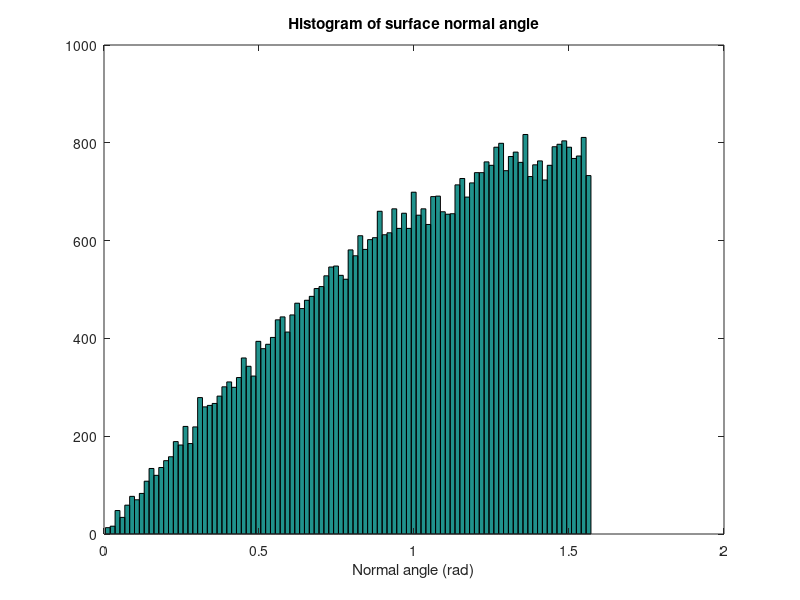
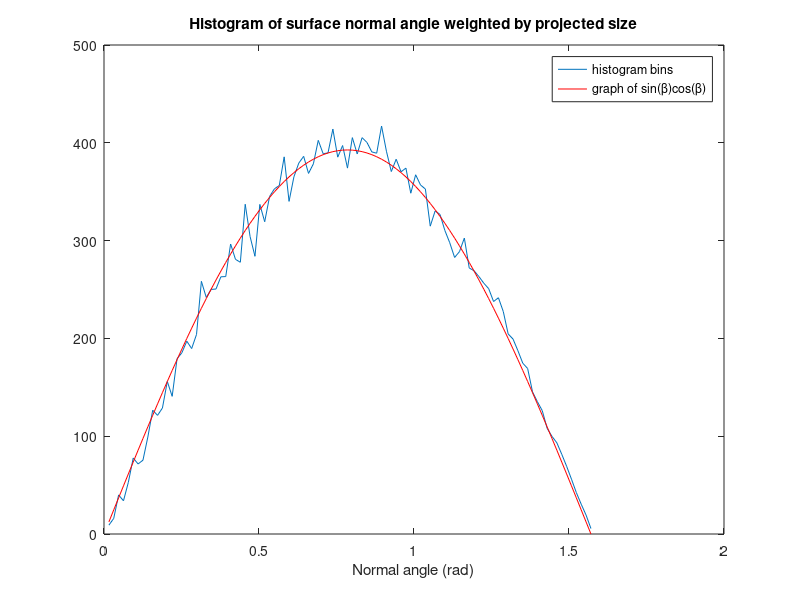
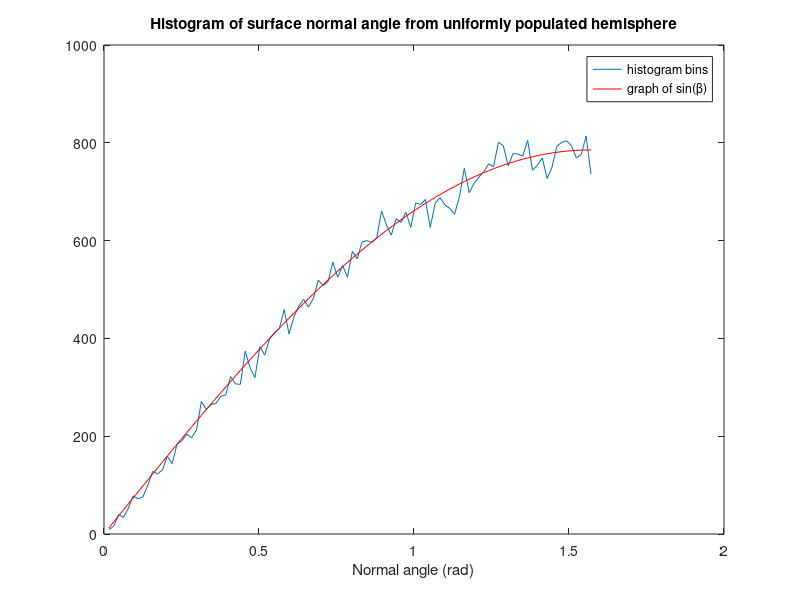
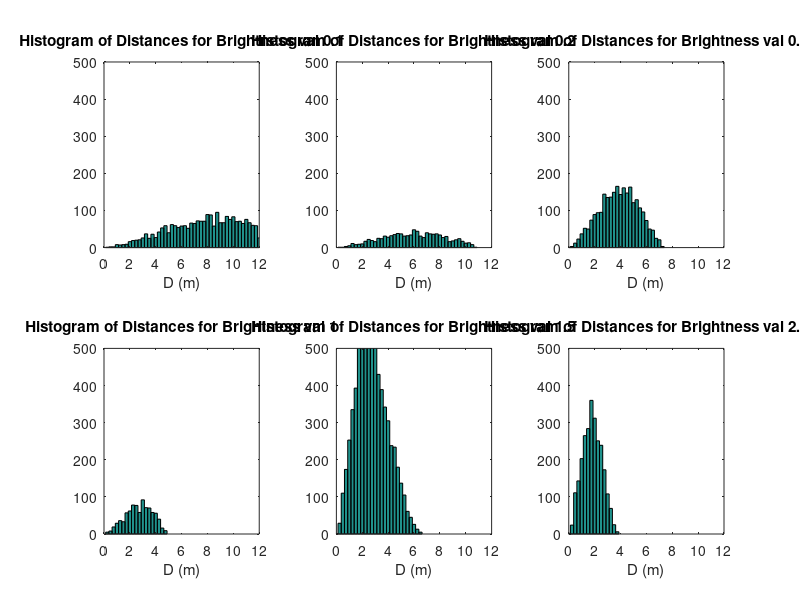

Reproduce these figures in MATLAB, in order.
% Monte Carlo simulation for surface normals
%% Generate points uniformly randomly on a hemisphere
ntrials = 50000;
normals = randn(ntrials,3);
normals(:,3) = abs(normals(:,3));
normals = normals./repmat((sum(normals.^2,2).^.5),[1 3]);
pov = [0;0;1];

% TH = pi*(rand(1,ntrials)-.5);
% PHI = asin(2*rand(1,ntrials)-1);
% [normals(:,1),normals(:,2),normals(:,3)] = sph2cart(TH,PHI,1);
% pov = [1;0;0];
% 
% % are these points evenly distributed on the hemisphere?
% figure;plot3(normals(:,1),normals(:,2),normals(:,3),'.');
% axis equal; title('Uniformly distributed points on a hemisphere')

% find the angle between surface normals and illumination source
costheta = normals*pov;
theta = acos(costheta);

% take a look at the distribution of angles
figure;hist(theta,100); 
title('Histogram of surface normal angle');
xlabel('Normal angle (rad)');

% place into bins with weights proportional to projected size
nbins = 100;
bins = zeros(nbins,1);
binsnoweight = bins;
% populate bins
for t = 1:ntrials
    binnum = ceil(theta(t)/(.5*pi) * nbins);
    bins(binnum) = bins(binnum) + costheta(t);    
    binsnoweight(binnum) = binsnoweight(binnum) + 1;
end

% take a look at the histogram
binsize = pi/(2*nbins);
angles = binsize:binsize:pi/2;
figure;plot(angles,bins);
% compare it with cosine(theta) * sine(theta)
hold;
plot(angles,.5*pi*sin(angles).*cos(angles)*ntrials/nbins,'r');
title('Histogram of surface normal angle weighted by projected size');
xlabel('Normal angle (rad)');
legend('histogram bins','graph of sin(\beta)cos(\beta)');
%clear ntrials TH PHI pov costheta theta nbins bins binsize binnum normals


figure;plot(angles,binsnoweight);
hold;
plot(angles,.5*pi*sin(angles)*ntrials/nbins,'r');
title('Histogram of surface normal angle from uniformly populated hemisphere');
xlabel('Normal angle (rad)');
legend('histogram bins','graph of sin(\beta)');

% Monte Carlo simulation for surface normals
%% Generate points uniformly randomly in angle, normal, distance
ntrials = 50000;
maxDistance = 12;
maxBeta = pi/2;
maxAlbedo = 1;
minhistsize = 500;
histstep = .25;
histbins = 0:histstep:maxDistance;

sample = rand(ntrials,3).*repmat([maxDistance maxBeta maxAlbedo], [ntrials 1]);
I = 14.7;

% compute brightness
sample(:,4) = I*sample(:,2).*sample(:,3)./(sample(:,1).^2);

% [s i] = sort(sample(:,4));
% sample = sample(i,:);

% Range of values for B is [0 2.5]
Bs = [ .1 .2 .5 1 1.5 2.5 ];
figure('Color',[1.0 1.0 1.0]);
for iB = 1:length(Bs)
B = Bs(iB);

% increase delta until we have enough samples
delta = .0001;
histidx = sample(:,4)>B-delta & sample(:,4)<B+delta;
histsize = sum(histidx);
while (histsize<minhistsize)
    delta = delta*10;
    histidx = sample(:,4)>B-delta & sample(:,4)<B+delta;
    histsize = sum(histidx);
    
end

subplot(2,3,iB);hist(sample(histidx,1),histbins);xlim([0 maxDistance]);ylim([0 ntrials/100]);
xlabel('D (m)');
%ylabel('P(D|B) = P(B|D) / \int_D P(B|D)');

sTitle = ['Histogram of Distances for Brightness val ' num2str(B)];
title(sTitle);
end

%%
